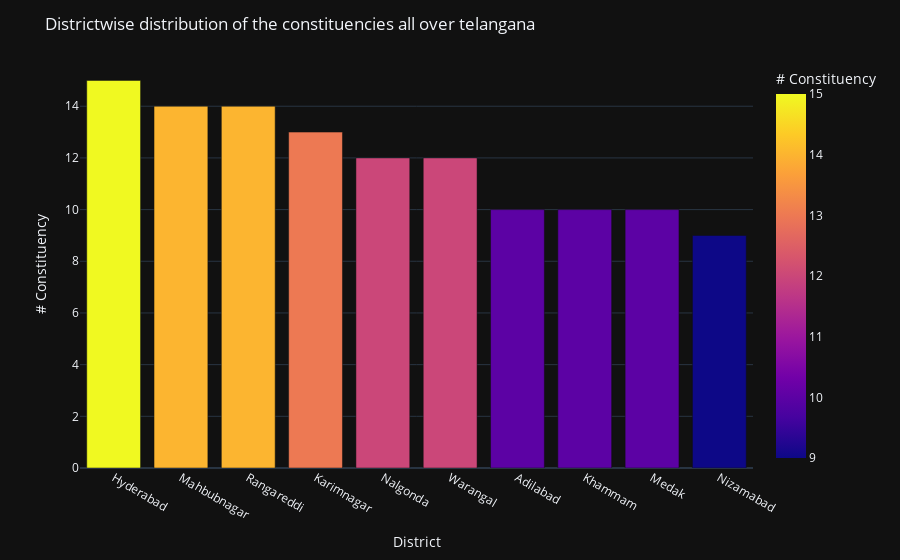

Write notebook code for a chart like this one.
### Code cell
import matplotlib.image as mpimg
from PIL import Image
import plotly.express as px
map_image_path = r"C:\\Users\\saisu\\OneDrive\\Documents\\map.jpg"
map_image = Image.open(map_image_path)
fig, ax = plt.subplots(1, figsize=(10,10))
ax.set_title('Distribution of constituencies of telangana', fontdict={'fontsize': '15', 'fontweight':'3'})
plt.imshow(map_image)
plt.axis('off') 
plt.show()
#dt_con = election_data.groupby('District').apply(lambda x:x['CONSTITUENCY'].nunique()).reset_index(name='# Constituency')

#shp_gdf = gpd.read_file("C:\\Users\\saisu\\OneDrive\\Documents\\Telangana_Shape_Files\\20231018__Telangana_Shape_Files\\TS_District_Boundary_33\\TS_District_Boundary_33_FINAL.shp")
#merged = shp_gdf.set_index(['Shape_Area']).join(dt_con.set_index('District'))
#fig, ax = plt.subplots(1, figsize=(10,10))
#ax.axis('off')
ax.set_title('Distribution of constituencies of telangana', fontdict={'fontsize': '15', 'fontweight':'3'})
fig = merged.plot(column='# Constituency', cmap='inferno_r', linewidth=0.5, ax=ax,edgecolor='0.2',legend=True)
dt_con.sort_values(by='# Constituency', ascending=False, inplace=True)
fig2 = px.bar(dt_con, x='District', y='# Constituency', color = '# Constituency', labels={'pop':'Constituencies of Telangana'})
fig2.update_layout(title_text='Districtwise distribution of the constituencies all over telangana', template='plotly_dark')
fig2.show()

### Figure 1 — Plotly figure (JSON) as saved in the notebook; plotly's stock layout.template omitted (floating-point values rounded to 4 significant figures)
{"data": [{"alignmentgroup": "True", "hovertemplate": "District=%{x}<br># Constituency=%{marker.color}<extra></extra>", "legendgroup": "", "marker": {"color": [15, 14, 14, 13, 12, 12, 10, 10, 10, 9], "coloraxis": "coloraxis", "pattern": {"shape": ""}}, "name": "", "offsetgroup": "", "orientation": "v", "showlegend": false, "textposition": "auto", "type": "bar", "x": ["Hyderabad", "Mahbubnagar", "Rangareddi", "Karimnagar", "Nalgonda", "Warangal", "Adilabad", "Khammam", "Medak", "Nizamabad"], "xaxis": "x", "y": [15, 14, 14, 13, 12, 12, 10, 10, 10, 9], "yaxis": "y"}], "layout": {"barmode": "relative", "coloraxis": {"colorbar": {"title": {"text": "# Constituency"}}, "colorscale": [[0, "#0d0887"], [0.1111, "#46039f"], [0.2222, "#7201a8"], [0.3333, "#9c179e"], [0.4444, "#bd3786"], [0.5556, "#d8576b"], [0.6667, "#ed7953"], [0.7778, "#fb9f3a"], [0.8889, "#fdca26"], [1, "#f0f921"]]}, "legend": {"tracegroupgap": 0}, "margin": {"t": 60}, "title": {"text": "Districtwise distribution of the constituencies all over telangana"}, "xaxis": {"anchor": "y", "domain": [0, 1], "title": {"text": "District"}}, "yaxis": {"anchor": "x", "domain": [0, 1], "title": {"text": "# Constituency"}}}}
